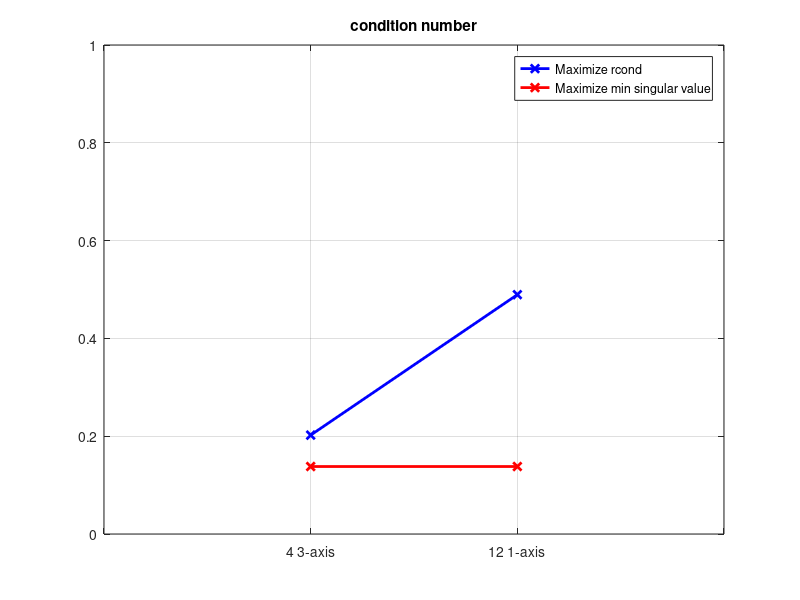
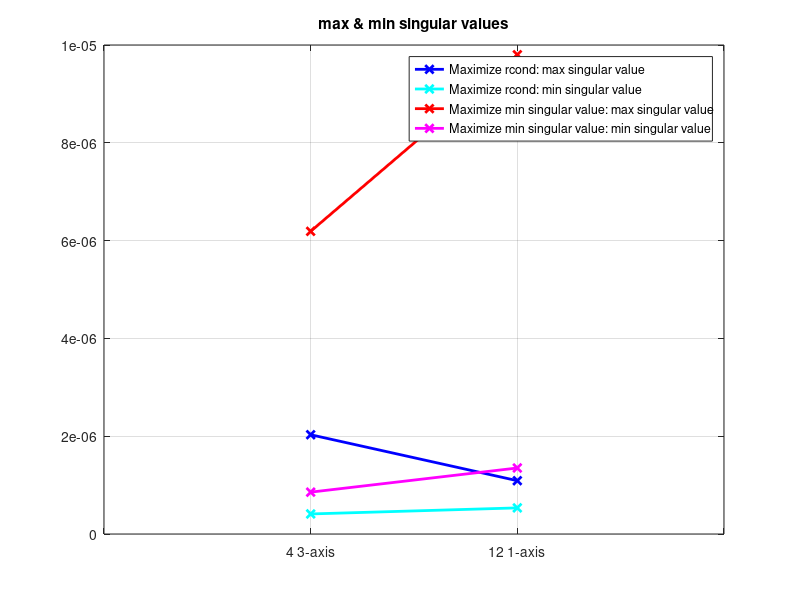

Write the MATLAB code that produced these figures, in order.
min_singular_value_condition_number = [0.1380, 0.1380]
condition_number_condition_number = [0.2022, 0.4894]
configuration = [1, 2]

condition_number_max_singular_value = [2.03e-6 1.09e-6]
condition_number_min_singular_value = [4.10e-7 5.34e-7]
min_singular_value_max_singular_value = [6.19e-6 9.80e-6]
min_singular_value_min_singular_value = [8.56e-7 1.35e-6]

plot(configuration, condition_number_condition_number,'-x', 'LineWidth', 2, 'Color','b')
hold on
plot(configuration, min_singular_value_condition_number,'-x', 'LineWidth', 2, 'Color','r')
title('condition number')
xlim([0 3])
ylim([0 1])
xticks(0:3)
xticklabels({'', '4 3-axis', '12 1-axis', ''})
legend('Maximize rcond', 'Maximize min singular value')
grid on

figure
plot(configuration, condition_number_max_singular_value,'-x', 'LineWidth', 2, 'Color','b')
hold on
plot(configuration, condition_number_min_singular_value,'-x', 'LineWidth', 2, 'Color','c')
hold on 
plot(configuration, min_singular_value_max_singular_value,'-x', 'LineWidth', 2, 'Color','r')
hold on
plot(configuration, min_singular_value_min_singular_value,'-x', 'LineWidth', 2, 'Color','m')

title('max & min singular values')
xlim([0 3])
xticks(0:3)
xticklabels({'', '4 3-axis', '12 1-axis', ''})
legend('Maximize rcond: max singular value', 'Maximize rcond: min singular value', 'Maximize min singular value: max singular value', 'Maximize min singular value: min singular value')

grid on
